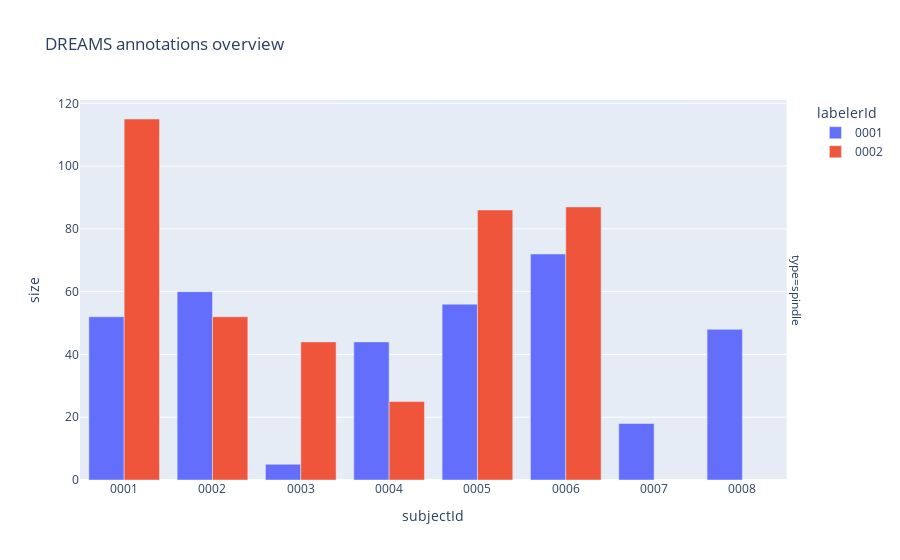

Here is the notebook cell this chart was saved with:
### Code cell
aux=annotations[["type","labelerId","subjectId"]].groupby(["type","labelerId","subjectId"],as_index=False).size()
px.bar(aux,x="subjectId",y="size",color="labelerId",barmode="group",facet_row="type",title="DREAMS annotations overview")

### Figure 1 — Plotly figure (JSON) as saved in the notebook; plotly's stock layout.template omitted (floating-point values rounded to 4 significant figures)
{"data": [{"alignmentgroup": "True", "hovertemplate": "labelerId=0001<br>type=spindle<br>subjectId=%{x}<br>size=%{y}<extra></extra>", "legendgroup": "0001", "marker": {"color": "#636efa", "pattern": {"shape": ""}}, "name": "0001", "offsetgroup": "0001", "orientation": "v", "showlegend": true, "textposition": "auto", "type": "bar", "x": ["0001", "0002", "0003", "0004", "0005", "0006", "0007", "0008"], "xaxis": "x", "y": [52, 60, 5, 44, 56, 72, 18, 48], "yaxis": "y"}, {"alignmentgroup": "True", "hovertemplate": "labelerId=0002<br>type=spindle<br>subjectId=%{x}<br>size=%{y}<extra></extra>", "legendgroup": "0002", "marker": {"color": "#EF553B", "pattern": {"shape": ""}}, "name": "0002", "offsetgroup": "0002", "orientation": "v", "showlegend": true, "textposition": "auto", "type": "bar", "x": ["0001", "0002", "0003", "0004", "0005", "0006"], "xaxis": "x", "y": [115, 52, 44, 25, 86, 87], "yaxis": "y"}], "layout": {"annotations": [{"font": {}, "showarrow": false, "text": "type=spindle", "textangle": 90, "x": 0.98, "xanchor": "left", "xref": "paper", "y": 0.5, "yanchor": "middle", "yref": "paper"}], "barmode": "group", "legend": {"title": {"text": "labelerId"}, "tracegroupgap": 0}, "title": {"text": "DREAMS annotations overview"}, "xaxis": {"anchor": "y", "domain": [0, 0.98], "title": {"text": "subjectId"}}, "yaxis": {"anchor": "x", "domain": [0, 1], "title": {"text": "size"}}}}
